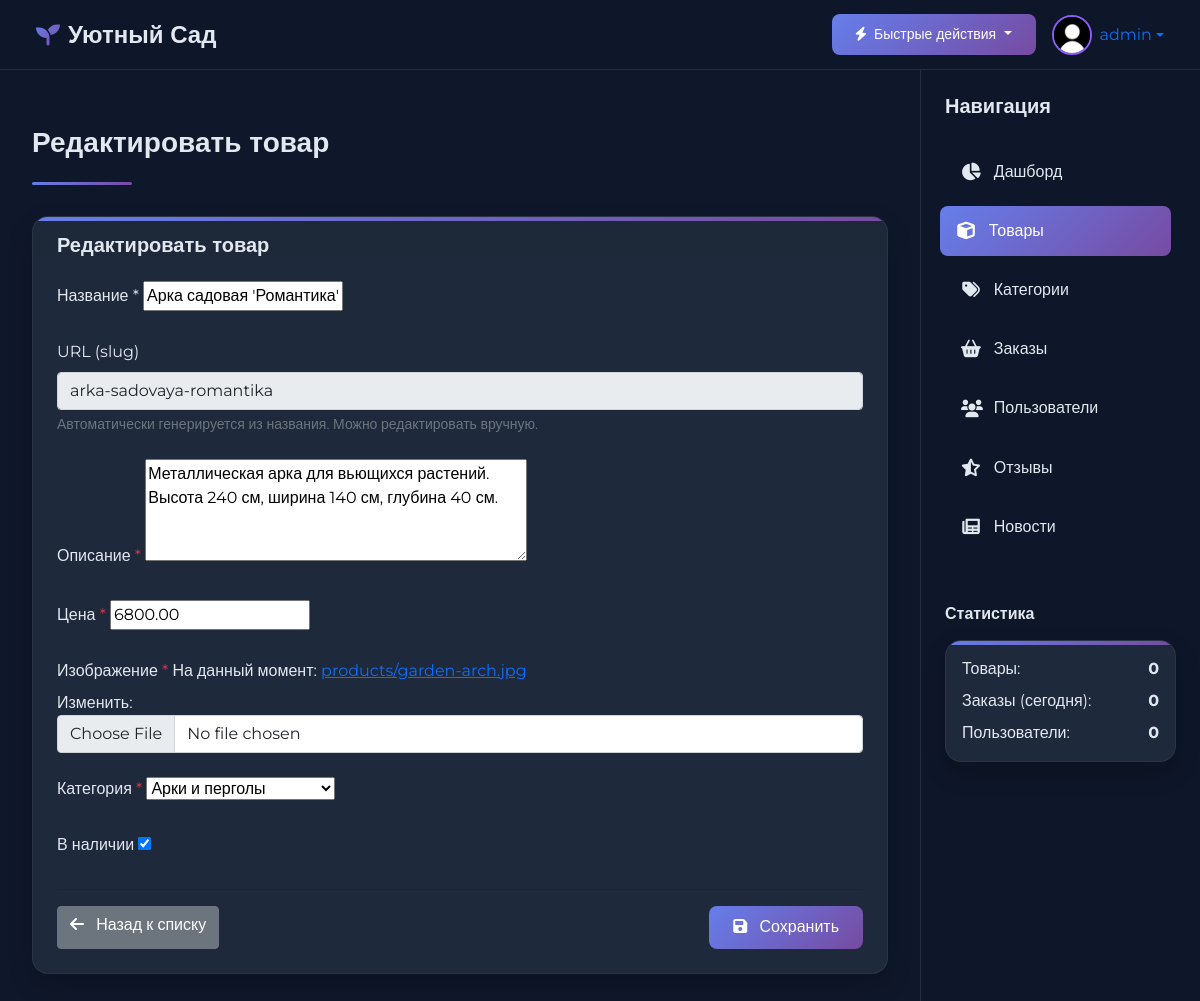
/dashboard/products/20/edit/ (signed in), run on the app's committed database.
### products/models.py (models this page shows, shortened)
class Product(models.Model):
    name = models.CharField(max_length=100, verbose_name="Название")
    slug = models.SlugField(max_length=100, unique=True, blank=True, verbose_name="URL")
    description = models.TextField(verbose_name="Описание")
    price = models.DecimalField(max_digits=10, decimal_places=2, verbose_name="Цена")
    image = models.ImageField(upload_to='products', verbose_name="Изображение")
    category = models.ForeignKey(Category, on_delete=models.CASCADE, verbose_name="Категория")
    in_stock = models.BooleanField(default=True, verbose_name="В наличии")
    created_at = models.DateTimeField(auto_now_add=True, verbose_name="Дата создания")
    updated_at = models.DateTimeField(auto_now=True, verbose_name="Дата обновления")
    class Meta:
        verbose_name = "Товар"
        verbose_name_plural = "Товары"
        ordering = ['-created_at']
    @property
    def image_url(self):
        if self.image and hasattr(self.image, 'url'):
            return self.image.url
        return '/static/images/product-placeholder.jpg'

### dashboard/views.py (the view)
# urls.py: path('products/<int:pk>/edit/', views.product_edit, name='product_edit'),
@staff_required
def product_edit(request, pk):
    product = get_object_or_404(Product, pk=pk)
    if request.method == 'POST':
        form = ProductAdminForm(request.POST, request.FILES, instance=product)
        if form.is_valid():
            product = form.save()
            messages.success(request, f'Товар "{product.name}" успешно обновлен!')
            return redirect('dashboard:product_list')
    else:
        form = ProductAdminForm(instance=product)
    return render(request, 'dashboard/products/form.html', {
        'form': form,
        'title': 'Редактировать товар',
        'product': product
    })

### dashboard/forms.py
class ProductAdminForm(forms.ModelForm):
    slug = forms.CharField(required=False, widget=forms.TextInput(attrs={'readonly': 'readonly'}))
    class Meta:
        model = Product
        fields = ['name', 'slug', 'description', 'price', 'image', 'category', 'in_stock']
        widgets = {
            'description': forms.Textarea(attrs={'rows': 4}),
            'image': forms.ClearableFileInput(attrs={'class': 'form-control'}),
        }
    def __init__(self, *args, **kwargs):
        super().__init__(*args, **kwargs)
        self.fields['slug'].widget.attrs.update({'class': 'form-control', 'readonly': 'readonly'})

### cart/context_processors.py (called while the page is built)
def cart(request):
    if request.user.is_authenticated:
        cart, created = request.user.cart_set.get_or_create()
        for item in cart.items.all():
            if hasattr(item.product, 'image_url'):
                item.product.safe_image_url = item.product.image_url
            else:
                item.product.safe_image_url = '/static/images/product-placeholder.jpg'
        return {'cart': cart}
    return {'cart': None}

### dashboard/views.py (called while the page is built)
def staff_required(function):
    decorator = user_passes_test(lambda u: u.is_staff, login_url='/admin/login/')
    return decorator(function)

### products/models.py (called while the page is built)
    def __str__(self):
        return self.name

### templates/dashboard/products/form.html (shortened to what this page needs)
{% extends 'dashboard/base.html' %}
{% load static %}
{% block page_title %}{{ title }}{% endblock %}
{% block content %}
<div class="glass-card">
    <div class="card-header border-0 pb-0 pt-3 px-4">
        <h5 class="fw-bold mb-0">{{ title }}</h5>
    </div>
    <div class="card-body p-4">
        <form method="post" enctype="multipart/form-data">
            <div class="mb-4">
                <div class="form">
                    <label for="id_name" class="form-label">Название *</label>
                    {{ form.name }}
                </div>
            </div>
            <div class="mb-4">
                <div class="form">
                    <label for="id_slug" class="form-label">URL (slug)</label>
                    {{ form.slug }}
                </div>
                <div class="form-text text-muted mt-1">Автоматически генерируется из названия. Можно редактировать вручную.</div>
            </div>
            {% for field in form %}
                {% if field.name != 'name' and field.name != 'slug' %}
                    <div class="mb-4">
                        <label for="{{ field.id_for_label }}" class="form-label fw-medium mb-2">
                            {{ field.label }}
                            {% if field.field.required %}<span class="text-danger">*</span>{% endif %}
                        </label>
                        {{ field }}
                    </div>
                {% endif %}
            {% endfor %}
            <div class="d-flex justify-content-between mt-4 pt-3 border-top border-dark">
                <a href="{% url 'dashboard:product_list' %}" class="btn btn-secondary">
                    <i class="fas fa-arrow-left me-2"></i> Назад к списку
                </a>
                <button type="submit" class="btn btn-neon">
                    <i class="fas fa-save me-2"></i> Сохранить
                </button>
            </div>
        </form>
    </div>
</div>
{% endblock %}

### templates/dashboard/base.html (shortened to what this page needs)
{% load static %}
<!DOCTYPE html>
<html lang="ru">
<head>
    <link href="https://cdn.jsdelivr.net/npm/bootstrap@5.1.3/dist/css/bootstrap.min.css" rel="stylesheet">
    <link href="https://cdnjs.cloudflare.com/ajax/libs/font-awesome/6.0.0/css/all.min.css" rel="stylesheet">
    <link href="https://cdn.jsdelivr.net/npm/bootstrap-icons@1.7.2/font/bootstrap-icons.css" rel="stylesheet">
</head>
<body>
    <nav class="top-navbar navbar navbar-expand-lg">
        <div class="container-fluid">
            <a class="navbar-brand" href="{% url 'dashboard:dashboard' %}">
                <i class="fas fa-seedling"></i>
                <span class="d-none d-md-inline">Уютный Сад</span>
            </a>
            <div class="d-flex align-items-center">
                <div class="dropdown me-3">
                    <button class="btn btn-neon btn-sm dropdown-toggle" type="button" id="quickActionsDropdown" data-bs-toggle="dropdown">
                        <i class="fas fa-bolt me-1"></i> Быстрые действия
                    </button>
                </div>
                <div class="nav-user-info">
                    <div class="dropdown">
                        <a href="#" class="d-flex align-items-center text-decoration-none dropdown-toggle" id="userDropdown" data-bs-toggle="dropdown">
                            <img src="{% static 'images/avatar-placeholder.jpg' %}" alt="Аватар" class="user-avatar">
                            <span class="ms-2 d-none d-md-inline">{{ user.username }}</span>
                        </a>
                    </div>
                </div>
            </div>
        </div>
    </nav>
    <aside class="right-sidebar">
        <div class="sidebar-content">
            <div class="mb-4">
                <h5 class="fw-bold">Навигация</h5>
            </div>
            <ul class="nav flex-column">
                <li class="nav-item">
                    <a class="nav-link {% if request.resolver_match.url_name == 'dashboard' %}active{% endif %}"
                       href="{% url 'dashboard:dashboard' %}">
                        <i class="fas fa-chart-pie"></i> Дашборд
                    </a>
                </li>
                <li class="nav-item">
                    <a class="nav-link {% if 'product' in request.resolver_match.url_name %}active{% endif %}"
                       href="{% url 'dashboard:product_list' %}">
                        <i class="fas fa-cube"></i> Товары
                    </a>
                </li>
                <li class="nav-item">
                    <a class="nav-link {% if 'category' in request.resolver_match.url_name %}active{% endif %}"
                       href="{% url 'dashboard:category_list' %}">
                        <i class="fas fa-tags"></i> Категории
                    </a>
                </li>
                <li class="nav-item">
                    <a class="nav-link {% if 'order' in request.resolver_match.url_name %}active{% endif %}"
                       href="{% url 'dashboard:order_list' %}">
                        <i class="fas fa-shopping-basket"></i> Заказы
                    </a>
                </li>
                <li class="nav-item">
                    <a class="nav-link {% if 'user' in request.resolver_match.url_name %}active{% endif %}"
                       href="{% url 'dashboard:user_list' %}">
                        <i class="fas fa-users"></i> Пользователи
                    </a>
                </li>
                <li class="nav-item">
                    <a class="nav-link {% if 'review' in request.resolver_match.url_name %}active{% endif %}"
                       href="{% url 'dashboard:review_list' %}">
                        <i class="fas fa-star-half-alt"></i> Отзывы
                    </a>
                </li>
                <li class="nav-item">
                    <a class="nav-link {% if 'news' in request.resolver_match.url_name %}active{% endif %}"
                       href="{% url 'dashboard:news_list' %}">
                        <i class="fas fa-newspaper"></i> Новости
                    </a>
                </li>
            </ul>
            <div class="mt-5">
                <h6 class="fw-bold mb-3">Статистика</h6>
                <div class="glass-card p-3">
                    <div class="d-flex justify-content-between mb-2">
                        <span>Товары:</span>
                        <span class="fw-bold">{{ stats.total_products|default:0 }}</span>
                    </div>
                    <div class="d-flex justify-content-between mb-2">
                        <span>Заказы (сегодня):</span>
                        <span class="fw-bold">{{ stats.recent_orders|default:0 }}</span>
                    </div>
                    <div class="d-flex justify-content-between">
                        <span>Пользователи:</span>
                        <span class="fw-bold">{{ stats.total_users|default:0 }}</span>
                    </div>
                </div>
            </div>
        </div>
    </aside>
    <main class="main-content">
        <div class="page-header">
            <div class="d-flex justify-content-between align-items-center flex-wrap">
                <h1 class="h3 fw-bold mb-0">{% block page_title %}Центр управления{% endblock %}</h1>
            </div>
        </div>
        {% block content %}{% endblock %}
    </main>
</body>
</html>

### templates/dashboard/base.html (style rules this page uses)
:root { --primary-gradient: linear-gradient(135deg, #667eea 0%, #764ba2 100%); --secondary-gradient: linear-gradient(135deg, #f093fb 0%, #f5576c 100%); --success-gradient: linear-gradient(135deg, #4facfe 0%, #00f2fe 100%); --warning-gradient: linear-gradient(135deg, #43e97b 0%, #38f9d7 100%); --dark-bg: #0f172a; --darker-bg: #0a0f1f; --card-bg: #1e293b; --text-light: #e2e8f0; --text-muted: #94a3b8; --accent-color: #8b5cf6; --sidebar-width: 280px; --header-height: 70px; }
body { font-family: 'Montserrat', sans-serif; background-color: var(--dark-bg); color: var(--text-light); overflow-x: hidden; padding-top: var(--header-height); }
.top-navbar { position: fixed; top: 0; left: 0; right: 0; height: var(--header-height); background: rgba(15, 23, 42, 0.95); backdrop-filter: blur(10px); border-bottom: 1px solid rgba(255, 255, 255, 0.1); z-index: 1000; padding: 0 1.5rem; }
.navbar-brand { display: flex; align-items: center; color: var(--text-light); font-weight: 700; font-size: 1.5rem; }
.navbar-brand i { background: var(--primary-gradient); -webkit-background-clip: text; -webkit-text-fill-color: transparent; margin-right: 0.5rem; }
.nav-user-info { display: flex; align-items: center; gap: 1rem; }
.user-avatar { width: 40px; height: 40px; border-radius: 50%; object-fit: cover; border: 2px solid var(--accent-color); }
.right-sidebar { position: fixed; top: var(--header-height); right: 0; bottom: 0; width: var(--sidebar-width); background: rgba(15, 23, 42, 0.9); backdrop-filter: blur(10px); border-left: 1px solid rgba(255, 255, 255, 0.1); z-index: 999; overflow-y: auto; padding: 1.5rem; transition: transform 0.3s ease; }
.right-sidebar .nav-link { color: var(--text-light); padding: 0.8rem 1rem; margin: 0.3rem 0; border-radius: 0.5rem; transition: all 0.3s ease; display: flex; align-items: center; }
.right-sidebar .nav-link:hover, .right-sidebar .nav-link.active { background: var(--primary-gradient); color: white; transform: translateX(-5px); }
.right-sidebar .nav-link i { margin-right: 0.8rem; width: 20px; text-align: center; font-size: 1.1rem; }
.main-content { margin-right: var(--sidebar-width); padding: 2rem; transition: margin-right 0.3s ease; min-height: calc(100vh - var(--header-height)); }
.glass-card { background: var(--card-bg); border-radius: 1rem; border: 1px solid rgba(255, 255, 255, 0.05); box-shadow: 0 10px 25px rgba(0, 0, 0, 0.2); transition: all 0.3s ease; overflow: hidden; position: relative; }
.glass-card:before { content: ''; position: absolute; top: 0; left: 0; width: 100%; height: 4px; background: var(--primary-gradient); }
.page-header { padding: 1.5rem 0; margin-bottom: 2rem; position: relative; }
.page-header:after { content: ''; position: absolute; bottom: -1px; left: 0; width: 100px; height: 3px; background: var(--primary-gradient); border-radius: 3px; }
.btn-neon { background: var(--primary-gradient); border: none; color: white; border-radius: 0.5rem; padding: 0.6rem 1.5rem; font-weight: 500; transition: all 0.3s ease; position: relative; overflow: hidden; }
.btn-neon:before { content: ''; position: absolute; top: 0; left: -100%; width: 100%; height: 100%; background: linear-gradient(90deg, transparent, rgba(255, 255, 255, 0.2), transparent); transition: all 0.5s ease; }

### data on the page
Product: name "Арка садовая 'Романтика'", slug "arka-sadovaya-romantika", form "Металлическая арка для вьющихся растений. Высота 240 см, ширина 140 см, глубина 40 см." "6800.00" "Арки и перголы" "☑"

### other printed values
{{ user.username }} "admin"
{{ stats.total_products|default:0 }} "0"
{{ stats.recent_orders|default:0 }} "0"
{{ stats.total_users|default:0 }} "0"
{{ title }} "Редактировать товар"
{{ field.label }} "Описание" "Цена" "Изображение" "Категория" "В наличии"
